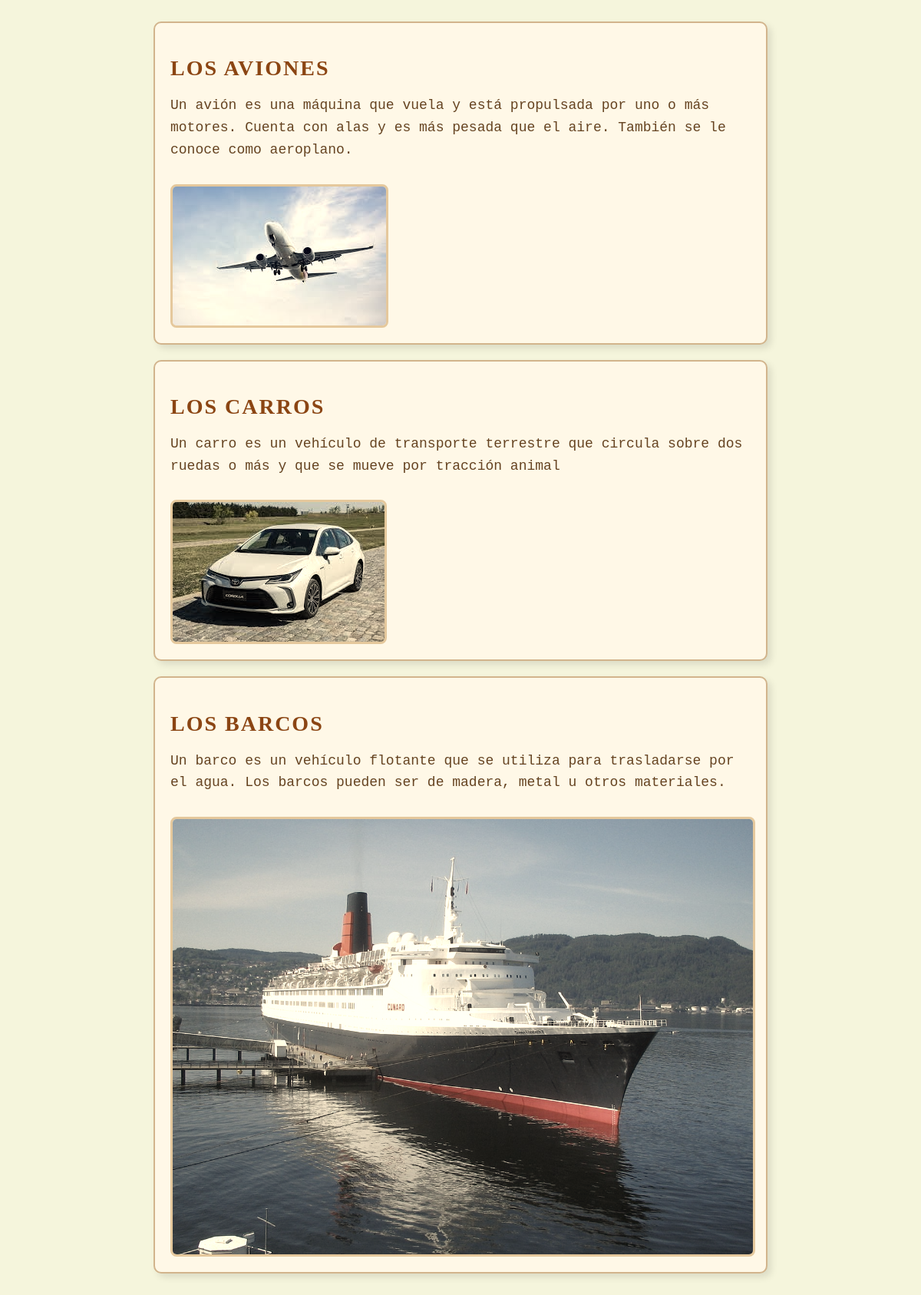
The page / on the database its author committed.
### post/models.py (models this page shows, shortened)
class Post(models.Model):
    title = models.CharField(max_length=100)
    content = models.TextField()
    created_at = models.DateTimeField(auto_now_add=True)
    updated_at = models.DateTimeField(auto_now=True)
    image = models.ImageField(upload_to='images/', blank=True)

### post/views.py (the view)
# urls.py: path('', PostListView.as_view(), name='post-list'),
class PostListView(ListView):
    model = Post
    template_name = 'post.html'

### templates/post.html
{% load static %}
<link rel="stylesheet" href="{% static 'css/post.css' %}">
<div class="post-list">
    {% for post in object_list %}
    <article class="post">
        <h1 class="post-title">{{ post.title }}</h1>
        <p class="post-content">{{ post.content }}</p>
        {% if post.image %}
        <div class="post-image">
            <img src="{{ post.image.url }}" alt="A picture of {{ post.title }}">
        </div>
        {% endif %}
    </article>
    {% endfor %}
</div>

### static/css/post.css (style rules this page uses)
.post-list { max-width: 800px; margin: 0 auto; }
.post { background-color: #fff8e7; border: 2px solid #d2b48c; border-radius: 10px; padding: 20px; margin-bottom: 20px; box-shadow: 5px 5px 10px rgba(0, 0, 0, 0.1); }
.post-title { font-family: 'Georgia', serif; font-size: 28px; color: #8b4513; margin-bottom: 15px; text-transform: uppercase; letter-spacing: 2px; }
.post-content { font-size: 18px; line-height: 1.6; color: #654321; margin-bottom: 15px; }
.post-image img { max-width: 100%; height: auto; border-radius: 8px; border: 3px solid #d2b48c; margin-top: 15px; filter: sepia(0.5); }

### rows shown on the page
Post: title "LOS AVIONES", content "Un avión es una máquina que vuela y está propulsada por uno o más motores. Cuenta con alas y es más pesada que el aire. También se le conoce como aeroplano.", image (picture)
Post: title "LOS CARROS", content "Un carro es un vehículo de transporte terrestre que circula sobre dos ruedas o más y que se mueve por tracción animal", image (picture)
Post: title "LOS BARCOS", content "Un barco es un vehículo flotante que se utiliza para trasladarse por el agua. Los barcos pueden ser de madera, metal u otros materiales.", image (picture)
